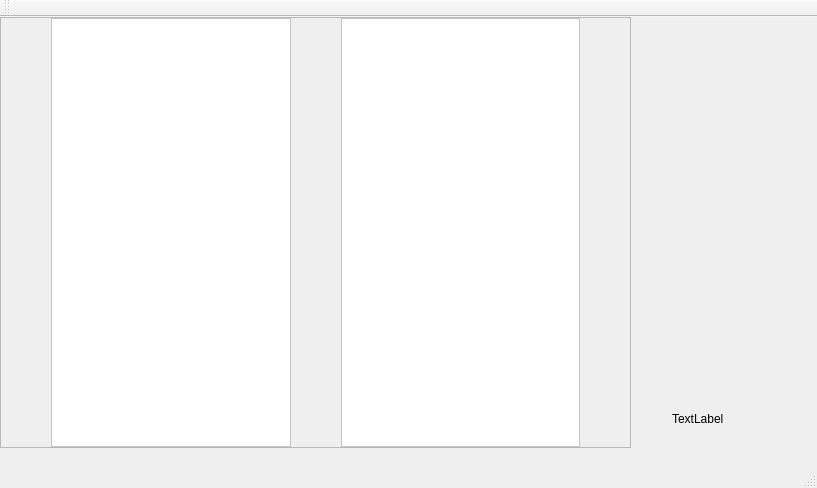
<?xml version="1.0" encoding="UTF-8"?>
<ui version="4.0">
 <class>MainWindow</class>
 <widget class="QMainWindow" name="MainWindow">
  <property name="geometry">
   <rect>
    <x>0</x>
    <y>0</y>
    <width>817</width>
    <height>488</height>
   </rect>
  </property>
  <property name="windowTitle">
   <string>MainWindow</string>
  </property>
  <property name="styleSheet">
   <string notr="true">QLabel{padding-left: 3px;padding-right: 3px}</string>
  </property>
  <widget class="QWidget" name="centralWidget">
   <widget class="QLabel" name="LeftPG">
    <property name="geometry">
     <rect>
      <x>12</x>
      <y>12</y>
      <width>95</width>
      <height>31</height>
     </rect>
    </property>
    <property name="font">
     <font>
      <pointsize>18</pointsize>
     </font>
    </property>
    <property name="styleSheet">
     <string notr="true">QLabel{padding-left: 3px;padding-right: 3px}</string>
    </property>
    <property name="text">
     <string>TextLabel</string>
    </property>
    <property name="alignment">
     <set>Qt::AlignLeading|Qt::AlignLeft|Qt::AlignTop</set>
    </property>
    <property name="wordWrap">
     <bool>true</bool>
    </property>
   </widget>
   <widget class="QPushButton" name="OffsetSetterTmp">
    <property name="geometry">
     <rect>
      <x>506</x>
      <y>390</y>
      <width>94</width>
      <height>32</height>
     </rect>
    </property>
    <property name="text">
     <string>减少页数</string>
    </property>
   </widget>
   <widget class="QLabel" name="Offset">
    <property name="geometry">
     <rect>
      <x>666</x>
      <y>394</y>
      <width>73</width>
      <height>16</height>
     </rect>
    </property>
    <property name="text">
     <string>TextLabel</string>
    </property>
   </widget>
   <widget class="QPushButton" name="BookSelector">
    <property name="geometry">
     <rect>
      <x>6</x>
      <y>390</y>
      <width>94</width>
      <height>32</height>
     </rect>
    </property>
    <property name="text">
     <string>选择书本</string>
    </property>
   </widget>
   <widget class="QPushButton" name="OffsetSetter">
    <property name="geometry">
     <rect>
      <x>353</x>
      <y>390</y>
      <width>94</width>
      <height>32</height>
     </rect>
    </property>
    <property name="text">
     <string>增加页数</string>
    </property>
   </widget>
   <widget class="QLabel" name="RightPG">
    <property name="geometry">
     <rect>
      <x>512</x>
      <y>12</y>
      <width>95</width>
      <height>31</height>
     </rect>
    </property>
    <property name="font">
     <font>
      <pointsize>18</pointsize>
     </font>
    </property>
    <property name="text">
     <string>TextLabel</string>
    </property>
    <property name="alignment">
     <set>Qt::AlignLeading|Qt::AlignLeft|Qt::AlignTop</set>
    </property>
    <property name="wordWrap">
     <bool>true</bool>
    </property>
   </widget>
   <widget class="QFrame" name="frame">
    <property name="geometry">
     <rect>
      <x>0</x>
      <y>0</y>
      <width>631</width>
      <height>431</height>
     </rect>
    </property>
    <property name="autoFillBackground">
     <bool>true</bool>
    </property>
    <property name="frameShape">
     <enum>QFrame::StyledPanel</enum>
    </property>
    <property name="frameShadow">
     <enum>QFrame::Raised</enum>
    </property>
    <layout class="QHBoxLayout" name="horizontalLayout" stretch="0,0">
     <property name="spacing">
      <number>50</number>
     </property>
     <property name="sizeConstraint">
      <enum>QLayout::SetDefaultConstraint</enum>
     </property>
     <property name="leftMargin">
      <number>50</number>
     </property>
     <property name="topMargin">
      <number>0</number>
     </property>
     <property name="rightMargin">
      <number>50</number>
     </property>
     <property name="bottomMargin">
      <number>0</number>
     </property>
     <item>
      <widget class="QFrame" name="frame_2">
       <property name="styleSheet">
        <string notr="true">QFrame{background-color: rgb(255, 255, 255);}
</string>
       </property>
       <property name="frameShape">
        <enum>QFrame::StyledPanel</enum>
       </property>
       <property name="frameShadow">
        <enum>QFrame::Raised</enum>
       </property>
       <widget class="QLabel" name="label">
        <property name="geometry">
         <rect>
          <x>40</x>
          <y>120</y>
          <width>181</width>
          <height>191</height>
         </rect>
        </property>
        <property name="text">
         <string/>
        </property>
       </widget>
      </widget>
     </item>
     <item>
      <widget class="QFrame" name="frame_3">
       <property name="styleSheet">
        <string notr="true">QFrame{background-color: rgb(255, 255, 255);}</string>
       </property>
       <property name="frameShape">
        <enum>QFrame::StyledPanel</enum>
       </property>
       <property name="frameShadow">
        <enum>QFrame::Raised</enum>
       </property>
      </widget>
     </item>
    </layout>
   </widget>
  </widget>
  <widget class="QMenuBar" name="menuBar">
   <property name="geometry">
    <rect>
     <x>0</x>
     <y>0</y>
     <width>817</width>
     <height>22</height>
    </rect>
   </property>
  </widget>
  <widget class="QToolBar" name="mainToolBar">
   <attribute name="toolBarArea">
    <enum>TopToolBarArea</enum>
   </attribute>
   <attribute name="toolBarBreak">
    <bool>false</bool>
   </attribute>
  </widget>
  <widget class="QStatusBar" name="statusBar"/>
 </widget>
 <layoutdefault spacing="6" margin="11"/>
 <resources/>
 <connections>
  <connection>
   <sender>BookSelector</sender>
   <signal>clicked()</signal>
   <receiver>MainWindow</receiver>
   <slot>SelectBook()</slot>
   <hints>
    <hint type="sourcelabel">
     <x>156</x>
     <y>310</y>
    </hint>
    <hint type="destinationlabel">
     <x>272</x>
     <y>185</y>
    </hint>
   </hints>
  </connection>
  <connection>
   <sender>OffsetSetter</sender>
   <signal>clicked()</signal>
   <receiver>MainWindow</receiver>
   <slot>SetOffset()</slot>
   <hints>
    <hint type="sourcelabel">
     <x>386</x>
     <y>310</y>
    </hint>
    <hint type="destinationlabel">
     <x>272</x>
     <y>185</y>
    </hint>
   </hints>
  </connection>
 </connections>
 <slots>
  <slot>SelectBook()</slot>
  <slot>SetOffset()</slot>
 </slots>
</ui>
